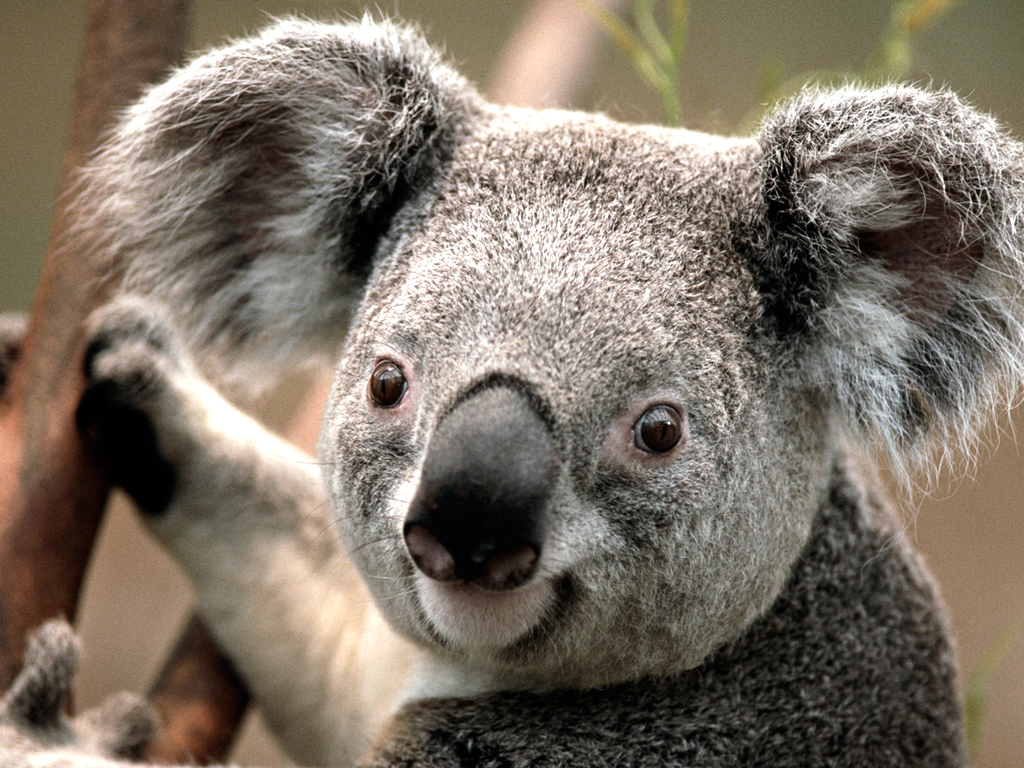
%> input picture Corte 1/Histogramas/Koala.jpg, 1024 x 768 px
$ octave histograma2.m   (GNU Octave 9; MATLAB toolbox functions it lacks are replaced by stand-ins)
%> lines starting %> are read from the running program, lines starting %| are printed output that depends on the picture
clear all;
clc;
close all;

i=imread('koala.jpg');
%> i is the input picture: size 768x1024x3 uint8; mean R, G, B 125.4, 114.7, 102
grises=rgb2gray(i);
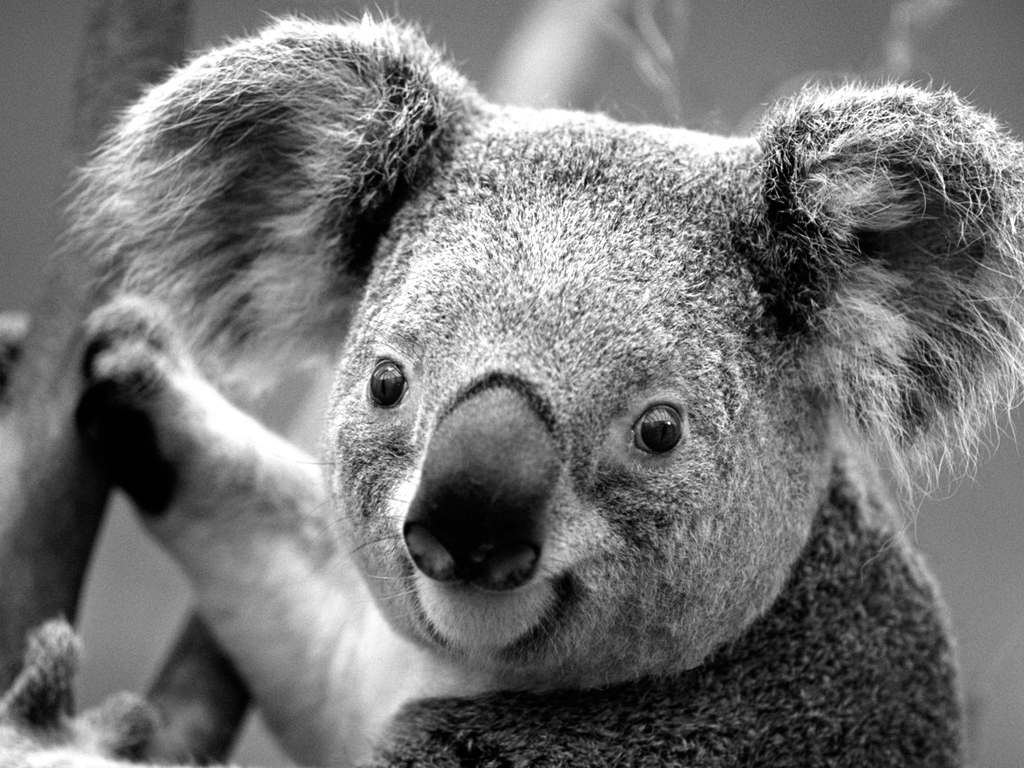
%> grises: size 768x1024 uint8; min 0, max 255, mean 116.5
[nk,rk]=imhist(grises);
%> nk = 256 values, max 7878 at index 256, min 647 at index 253, mean 3072; rk = 256 values from 0 to 255
tam1=numel(grises);
%> tam1 = 786432
[m,n]=size(grises);
%> m = 768; n = 1024
tam2=m*n;
%> tam2 = 786432
rk1=nk./numel(grises);
%> rk1 = 256 values, max 0.01 at index 256, min 0.000823 at index 253, mean 0.00391
suma=cumsum(rk1);
%> suma = 256 values from 0.00489 to 1
rk2=suma*256;
%> rk2 = 256 values from 1.25 to 256
% [4 lines of commented-out code are left out]
J = histeq(grises);
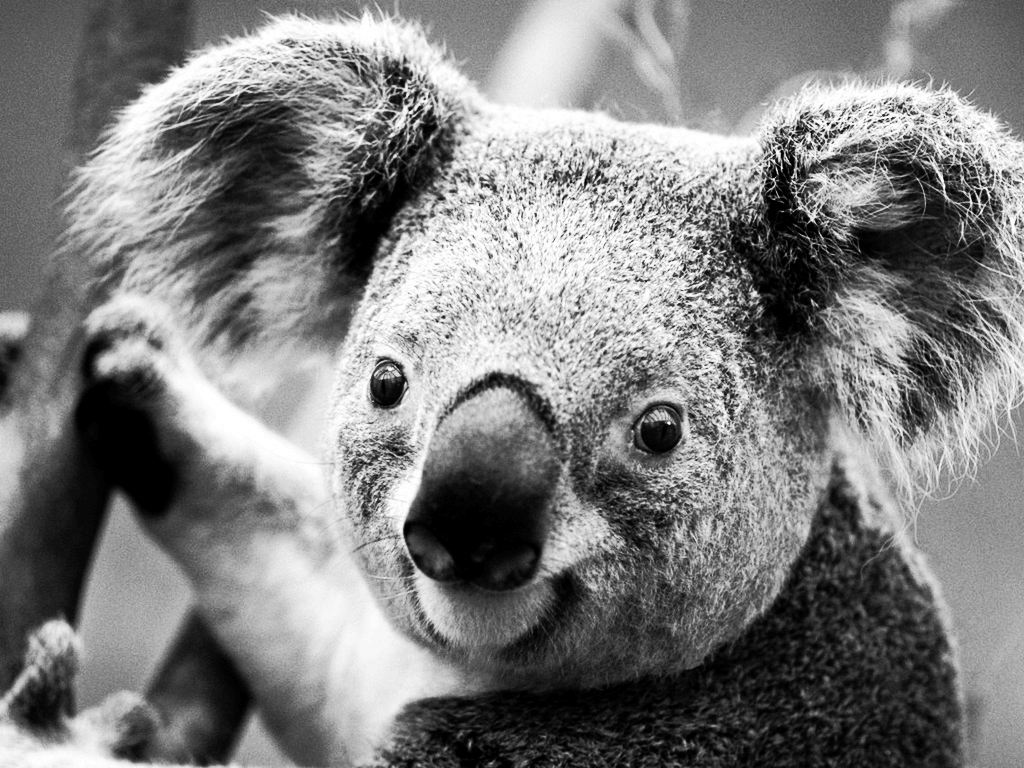
%> J: size 768x1024 uint8; min 0, max 255, mean 126.1
subplot(2,2,1)
imshow(grises);
subplot(2,2,2)
imshow(J);
subplot(2,2,3);
imhist(grises,64);
subplot(2,2,4);
imhist(J,64);
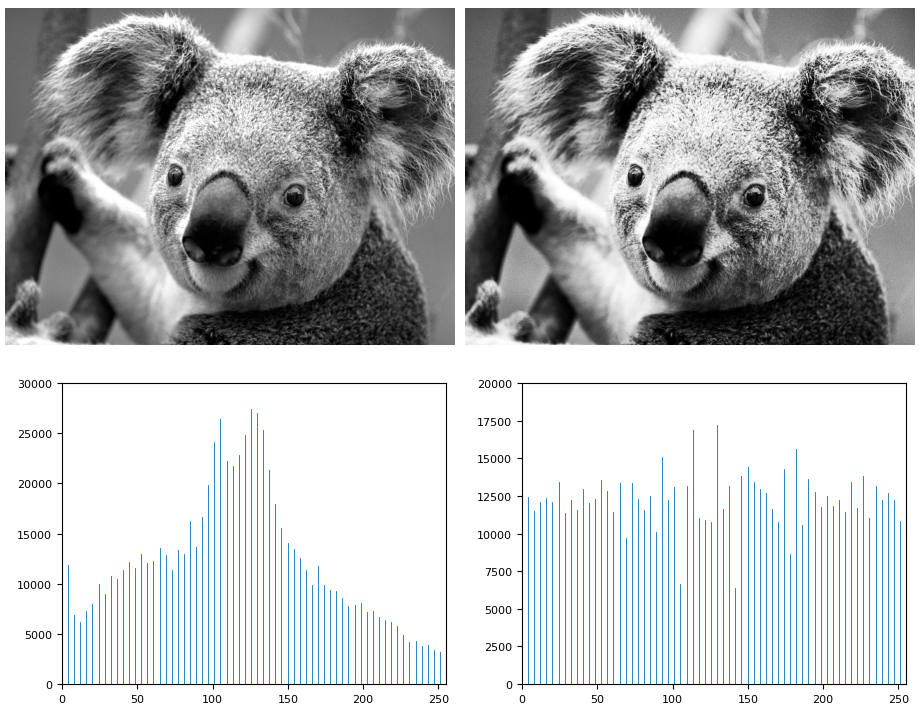
%> figure redrawn from the program's plot data, 4 panels
